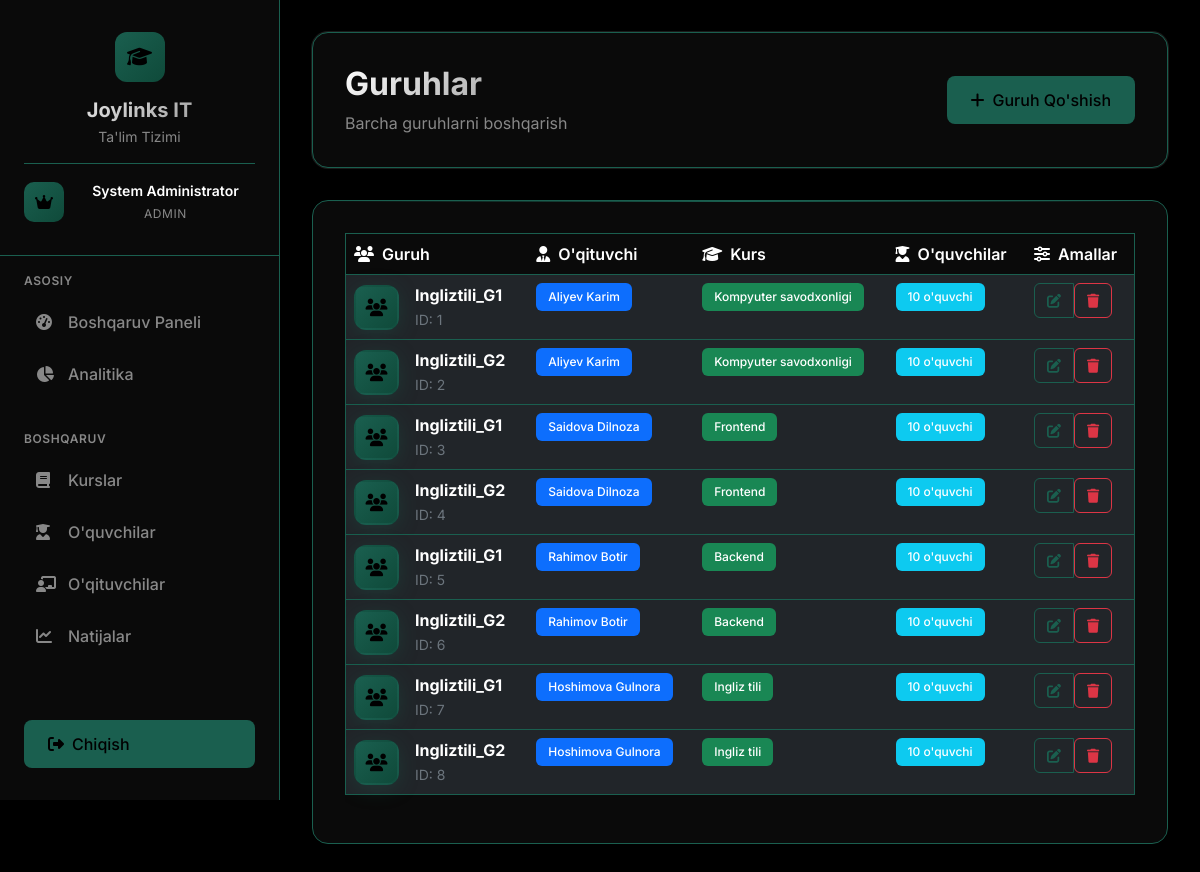
/admin/groups (signed in), run on the app's committed database.
### app.py (models this page shows)
class User(UserMixin, db.Model):
    id = db.Column(db.Integer, primary_key=True)
    username = db.Column(db.String(80), unique=True, nullable=False)
    password_hash = db.Column(db.String(120), nullable=False)
    role = db.Column(db.String(20), nullable=False)  # admin, teacher, student
    full_name = db.Column(db.String(100), nullable=False)
    teacher_profile = db.relationship('Teacher', backref='user', uselist=False)
    student_profile = db.relationship('Student', backref='user', uselist=False)

class Group(db.Model):
    id = db.Column(db.Integer, primary_key=True)
    name = db.Column(db.String(50), nullable=False)
    teacher_id = db.Column(db.Integer, db.ForeignKey('teacher.id'), nullable=False)
    students = db.relationship('Student', backref='group', lazy=True)
    tests = db.relationship('Test', backref='group', lazy=True)

class Course(db.Model):
    id = db.Column(db.Integer, primary_key=True)
    name = db.Column(db.String(100), nullable=False)
    description = db.Column(db.Text)
    created_at = db.Column(db.DateTime, default=datetime.utcnow)

### app.py (the view)
@app.route('/admin/groups')
@admin_required
def admin_groups():
    groups = db.session.query(Group, Teacher, User, Course).join(Teacher, Group.teacher_id == Teacher.id).join(User, Teacher.user_id == User.id).join(Course, Teacher.course_id == Course.id).all()
    return render_template('admin/groups_modern.html', groups=groups)

### app.py (called while the page is built)
@login_manager.user_loader
def load_user(user_id):
    return User.query.get(int(user_id))

def admin_required(f):
    @wraps(f)
    def decorated_function(*args, **kwargs):
        if not current_user.is_authenticated or current_user.role != 'admin':
            flash('Kirish taqiqlangan. Admin huquqlari kerak.', 'danger')
            return redirect(url_for('login'))
        return f(*args, **kwargs)
    return decorated_function

### templates/admin/groups_modern.html (shortened to what this page needs)
{% extends "base_modern.html" %}
{% block content %}
<div class="page-header">
    <div class="d-flex justify-content-between align-items-center">
        <div>
            <h1 class="page-title">Guruhlar</h1>
            <p class="page-subtitle">Barcha guruhlarni boshqarish</p>
        </div>
        <div class="d-flex gap-2">
            <a href="{{ url_for('admin_add_group') }}" class="btn-primary-custom">
                <i class="fas fa-plus me-2"></i>Guruh Qo'shish
            </a>
        </div>
    </div>
</div>
<div class="content-card">
    {% if groups %}
    <div class="table-responsive">
        <table class="table table-dark table-hover">
            <thead>
                <tr>
                    <th><i class="fas fa-users me-2"></i>Guruh</th>
                    <th><i class="fas fa-user-tie me-2"></i>O'qituvchi</th>
                    <th><i class="fas fa-graduation-cap me-2"></i>Kurs</th>
                    <th><i class="fas fa-user-graduate me-2"></i>O'quvchilar</th>
                    <th><i class="fas fa-sliders-h me-2"></i>Amallar</th>
                </tr>
            </thead>
            <tbody>
                {% for group, teacher, user, course in groups %}
                <tr class="table-row-hover">
                    <td>
                        <div class="d-flex align-items-center">
                            <div class="group-avatar me-3">
                                <i class="fas fa-users"></i>
                            </div>
                            <div>
                                <strong>{{ group.name }}</strong>
                                <br>
                                <small class="text-secondary">ID: {{ group.id }}</small>
                            </div>
                        </div>
                    </td>
                    <td>
                        <span class="badge bg-primary">{{ user.full_name }}</span>
                    </td>
                    <td>
                        <span class="badge bg-success">{{ course.name }}</span>
                    </td>
                    <td>
                        <span class="badge bg-info">{{ group.students|length }} o'quvchi</span>
                    </td>
                    <td>
                        <div class="btn-group" role="group">
                            <a href="{{ url_for('admin_edit_group', group_id=group.id) }}" class="btn btn-sm btn-outline-light">
                                <i class="fas fa-edit"></i>
                            </a>
                            <form method="POST" action="{{ url_for('admin_delete_group', group_id=group.id) }}" class="d-inline">
                                <button type="submit" class="btn btn-sm btn-outline-danger" onclick="return confirm('Guruhni o\'chirishni tasdiqlaysizmi? Barcha testlar va o\'quvchilar ta\'sirlanadi.')">
                                    <i class="fas fa-trash"></i>
                                </button>
                            </form>
                        </div>
                    </td>
                </tr>
                {% endfor %}
            </tbody>
        </table>
    </div>
    {% endif %}
</div>
{% endblock %}

### templates/base_modern.html (shortened to what this page needs)
<!DOCTYPE html>
<html lang="uz">
<head>
    <link href="https://cdn.jsdelivr.net/npm/bootstrap@5.3.0/dist/css/bootstrap.min.css" rel="stylesheet">
    <link href="https://cdnjs.cloudflare.com/ajax/libs/font-awesome/6.4.0/css/all.min.css" rel="stylesheet">
</head>
<body>
    <aside class="sidebar" id="sidebar">
        <div class="sidebar-header">
            <div class="logo">
                <i class="fas fa-graduation-cap"></i>
            </div>
            <h3>Joylinks IT</h3>
            <p>Ta'lim Tizimi</p>
            {% if current_user.is_authenticated %}
            <div class="user-info">
                <div class="user-avatar">
                    {% if current_user.role == 'admin' %}
                        <i class="fas fa-crown"></i>
                    {% elif current_user.role == 'teacher' %}
                        <i class="fas fa-user-tie"></i>
                    {% elif current_user.role == 'student' %}
                        <i class="fas fa-user-graduate"></i>
                    {% endif %}
                </div>
                <div class="user-details">
                    <div class="user-name">{{ current_user.full_name }}</div>
                    <div class="user-role">
                        {% if current_user.role == 'admin' %}
                            Admin
                        {% elif current_user.role == 'teacher' %}
                            Ustoz
                        {% elif current_user.role == 'student' %}
                            O'quvchi
                        {% endif %}
                    </div>
                </div>
            </div>
            {% endif %}
        </div>
        <nav class="sidebar-nav">
            {% if current_user.role == 'admin' %}
            <div class="nav-section">
                <div class="nav-section-title">Asosiy</div>
                <a href="{{ url_for('admin_dashboard') }}" class="nav-link {% if request.endpoint == 'admin_dashboard' %}active{% endif %}">
                    <i class="fas fa-tachometer-alt"></i>
                    <span>Boshqaruv Paneli</span>
                </a>
                <a href="{{ url_for('admin_analytics') }}" class="nav-link {% if request.endpoint == 'admin_analytics' %}active{% endif %}">
                    <i class="fas fa-chart-pie"></i>
                    <span>Analitika</span>
                </a>
            </div>
            <div class="nav-section">
                <div class="nav-section-title">Boshqaruv</div>
                <a href="{{ url_for('admin_courses') }}" class="nav-link {% if request.endpoint == 'admin_courses' %}active{% endif %}">
                    <i class="fas fa-book"></i>
                    <span>Kurslar</span>
                </a>
                <a href="{{ url_for('admin_students') }}" class="nav-link {% if request.endpoint == 'admin_students' %}active{% endif %}">
                    <i class="fas fa-user-graduate"></i>
                    <span>O'quvchilar</span>
                </a>
                <a href="{{ url_for('admin_teachers') }}" class="nav-link {% if request.endpoint == 'admin_teachers' %}active{% endif %}">
                    <i class="fas fa-chalkboard-teacher"></i>
                    <span>O'qituvchilar</span>
                </a>
                <a href="{{ url_for('admin_results') }}" class="nav-link {% if request.endpoint == 'admin_results' %}active{% endif %}">
                    <i class="fas fa-chart-line"></i>
                    <span>Natijalar</span>
                </a>
            </div>
            {% endif %}
        </nav>
        <div class="logout-btn">
            <a href="{{ url_for('logout') }}" class="btn-primary-custom w-100">
                <i class="fas fa-sign-out-alt me-2"></i>
                Chiqish
            </a>
        </div>
    </aside>
    <main class="main-content">
        {% block content %}{% endblock %}
    </main>
</body>
</html>

### templates/base_modern.html (style rules this page uses)
:root { --bg-primary: #000000; --bg-secondary: #0a0a0a; --bg-card: #0a0a0a; --text-primary: #ffffff; --text-secondary: #888888; --accent: #1a5f4f; --accent-hover: #0f4a3a; --border: #1a5f4f; --sidebar-width: 280px; }
* { margin: 0; padding: 0; box-sizing: border-box; }
body { font-family: 'Inter', -apple-system, BlinkMacSystemFont, 'Segoe UI', sans-serif; background: var(--bg-primary); color: var(--text-primary); min-height: 100vh; overflow-x: hidden; }
.user-info { margin-top: 1rem; padding-top: 1rem; border-top: 1px solid var(--border); display: flex; align-items: center; gap: 0.75rem; }
.user-avatar { width: 40px; height: 40px; background: linear-gradient(135deg, var(--accent), var(--accent-hover)); border-radius: 10px; display: flex; align-items: center; justify-content: center; color: var(--bg-primary); }
.user-details { flex: 1; }
.user-name { font-size: 0.875rem; font-weight: 600; color: var(--text-primary); margin-bottom: 0.25rem; }
.user-role { font-size: 0.75rem; color: var(--text-secondary); text-transform: uppercase; letter-spacing: 0.05em; }
.sidebar { position: fixed; top: 0; left: 0; height: 100vh; width: var(--sidebar-width); background: var(--bg-card); border-right: 1px solid var(--border); z-index: 1000; transition: all 0.3s cubic-bezier(0.4, 0, 0.2, 1); overflow-y: auto; backdrop-filter: blur(20px); }
.sidebar-header { padding: 2rem 1.5rem; border-bottom: 1px solid var(--border); text-align: center; }
.logo { width: 50px; height: 50px; background: linear-gradient(135deg, var(--accent), var(--accent-hover)); border-radius: 12px; display: flex; align-items: center; justify-content: center; margin: 0 auto 1rem; }
.logo i { font-size: 1.25rem; color: var(--bg-primary); }
.sidebar-header h3 { font-size: 1.25rem; font-weight: 700; background: linear-gradient(135deg, var(--text-primary), var(--text-secondary)); -webkit-background-clip: text; -webkit-text-fill-color: transparent; background-clip: text; margin-bottom: 0.25rem; }
.sidebar-header p { color: var(--text-secondary); font-size: 0.875rem; margin: 0; }
.sidebar-nav { padding: 1rem 0; }
.nav-section { margin-bottom: 2rem; }
.nav-section-title { color: var(--text-secondary); font-size: 0.75rem; font-weight: 600; text-transform: uppercase; letter-spacing: 0.05em; padding: 0 1.5rem; margin-bottom: 0.5rem; }
.nav-link { display: flex; align-items: center; color: var(--text-secondary); text-decoration: none; padding: 0.75rem 1.5rem; margin: 0.25rem 0.75rem; border-radius: 12px; transition: all 0.3s cubic-bezier(0.4, 0, 0.2, 1); font-weight: 500; }
.nav-link i { width: 20px; margin-right: 12px; font-size: 1rem; }
.main-content { margin-left: var(--sidebar-width); padding: 2rem; min-height: 100vh; animation: fadeIn 0.8s ease-in; }
.page-header { background: var(--bg-card); border: 1px solid var(--border); border-radius: 16px; padding: 2rem; margin-bottom: 2rem; backdrop-filter: blur(20px); box-shadow: 0 0 0 1px rgba(255, 255, 255, 0.1); }
.page-title { font-size: 2rem; font-weight: 700; margin-bottom: 0.5rem; background: linear-gradient(135deg, var(--text-primary), var(--text-secondary)); -webkit-background-clip: text; -webkit-text-fill-color: transparent; background-clip: text; }
.page-subtitle { color: var(--text-secondary); font-size: 1rem; margin: 0; }
.btn-primary-custom { background: var(--accent); color: var(--bg-primary); border: none; border-radius: 12px; padding: 0.75rem 1.5rem; font-weight: 600; transition: all 0.3s cubic-bezier(0.4, 0, 0.2, 1); text-decoration: none; display: inline-flex; align-items: center; position: relative; overflow: hidden; }
.btn-primary-custom::before { content: ''; position: absolute; top: 0; left: -100%; width: 100%; height: 100%; background: linear-gradient(90deg, transparent, rgba(255, 255, 255, 0.2), transparent); transition: left 0.5s; }
.content-card { background: var(--bg-card); border: 1px solid var(--border); border-radius: 16px; padding: 2rem; margin-bottom: 2rem; backdrop-filter: blur(20px); animation: slideUp 0.6s ease-out; }
.logout-btn { position: absolute; bottom: 2rem; left: 1.5rem; right: 1.5rem; }

### data on the page
User: full_name "System Administrator"
Group: name "Ingliztili_G1", id "1", full_name "Aliyev Karim", name "Kompyuter savodxonligi", students|length "10"
Group: name "Ingliztili_G2", id "2", full_name "Aliyev Karim", name "Kompyuter savodxonligi", students|length "10"
Group: name "Ingliztili_G1", id "3", full_name "Saidova Dilnoza", name "Frontend", students|length "10"
Group: name "Ingliztili_G2", id "4", full_name "Saidova Dilnoza", name "Frontend", students|length "10"
Group: name "Ingliztili_G1", id "5", full_name "Rahimov Botir", name "Backend", students|length "10"
Group: name "Ingliztili_G2", id "6", full_name "Rahimov Botir", name "Backend", students|length "10"
Group: name "Ingliztili_G1", id "7", full_name "Hoshimova Gulnora", name "Ingliz tili", students|length "10"
Group: name "Ingliztili_G2", id "8", full_name "Hoshimova Gulnora", name "Ingliz tili", students|length "10"
